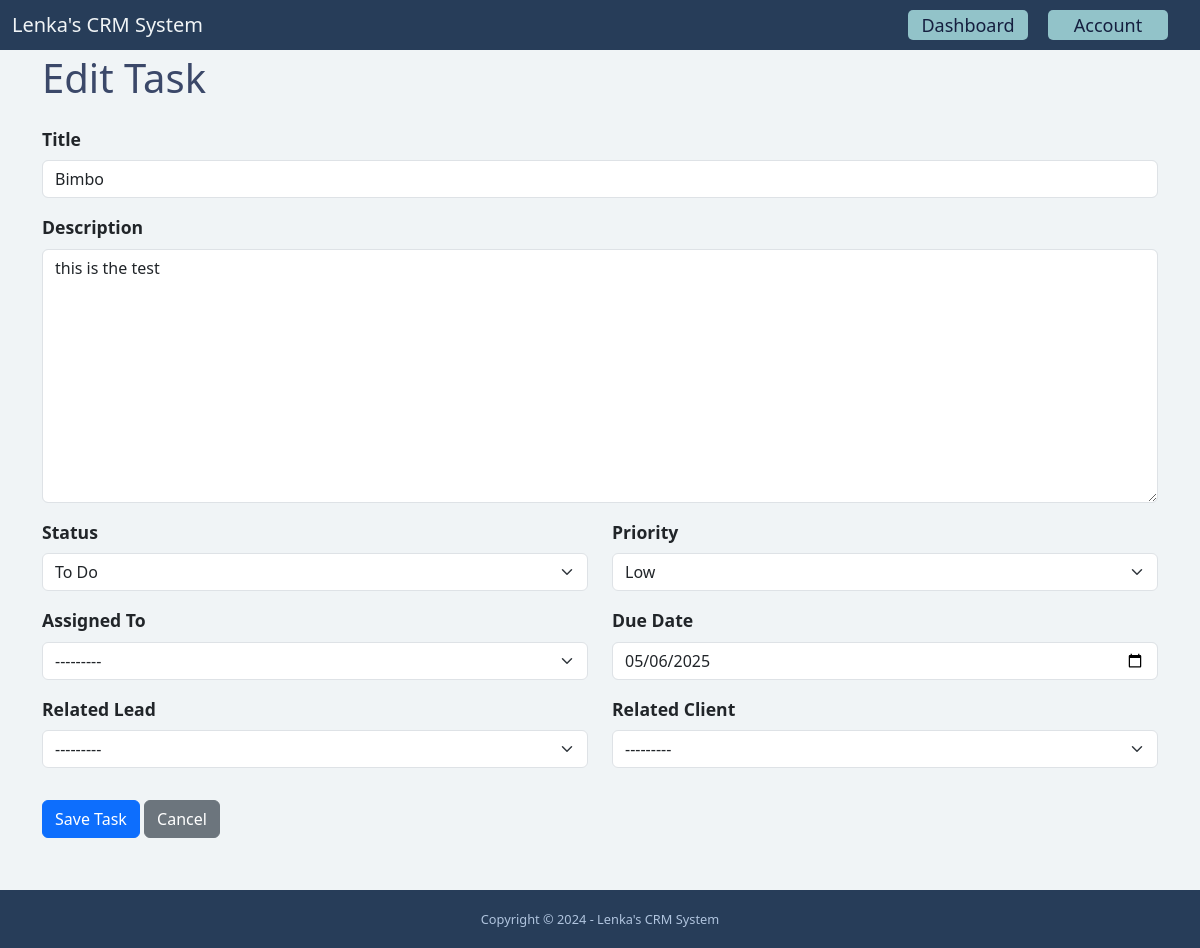
Screenshot of /dashboard/tasks/9/edit/ (signed in) with the database file from the repository.
### task/models.py (models this page shows, shortened)
class Task(models.Model):
    PRIORITY_CHOICES = (
        ('low', 'Low'),
        ('medium', 'Medium'),
        ('high', 'High'),
    )
    STATUS_CHOICES = (
        ('todo', 'To Do'),
        ('in_progress', 'In Progress'),
        ('completed', 'Completed'),
        ('canceled', 'Canceled'),
    )
    title = models.CharField(max_length=255)
    created_by = models.ForeignKey(User, related_name='tasks', on_delete=models.CASCADE)
    assigned_to = models.ForeignKey(User, related_name='assigned_tasks',
                                    on_delete=models.CASCADE,
                                    blank=True,
                                    null=True)
    lead = models.ForeignKey(Lead, related_name='tasks_lead', on_delete=models.CASCADE, null=True, blank=True)
    client = models.ForeignKey(Client, related_name='tasks_client', null=True, blank=True, on_delete=models.CASCADE)
    description = models.TextField(blank=True, null=True)
    priority = models.CharField(max_length=20, choices=PRIORITY_CHOICES, default='-')
    status = models.CharField(max_length=20, choices=STATUS_CHOICES, default='-')
    due_date = models.DateField(blank=True, null=True)
    created_at = models.DateTimeField(auto_now_add=True)
    updated_at = models.DateTimeField(auto_now=True)
    class Meta:
        ordering = ['-created_at']

### task/views.py (the view)
# urls.py: path('<int:pk>/edit/', task_edit, name='task_edit'),
@login_required
def task_edit(request, pk):
    task = get_object_or_404(Task, pk=pk)
    if not (request.user == task.created_by or request.user == task.assigned_to):
        raise PermissionDenied("You don't have permission to edit this task.")
    if request.method == 'POST':
        form = TaskForm(request.POST, instance=task)
        if form.is_valid():
            form.save()
            messages.success(request, 'Task was updated successfully.')
            return redirect('task:task_detail', pk=task.pk)
    else:
        form = TaskForm(instance=task)
    return render(request, 'task/task_form.html', {
        'form': form,
        'title': 'Edit Task',
        'task': task
    })

### task/forms.py (shortened to what this page needs)
class TaskForm(forms.ModelForm):
    class Meta:
        model = Task
        fields = ['title', 'description', 'status', 'priority', 'lead', 'client', 'assigned_to','due_date']
        widgets = {
            'due_date': forms.DateInput(attrs={
                'type': 'date',
                'class': 'form-control'
            }),
            'title': forms.TextInput(attrs={'class': 'form-control'}),
            'description': forms.Textarea(attrs={'class': 'form-control'}),
            'status': forms.Select(attrs={'class': 'form-select'}),
            'priority': forms.Select(attrs={'class': 'form-select'}),
            'assigned_to': forms.Select(attrs={'class': 'form-select'}),
            'lead': forms.Select(attrs={'class': 'form-select'}),
            'client': forms.Select(attrs={'class': 'form-select'}),
        }

### client/models.py (called while the page is built)
    def __str__(self):
        return f'{self.last_name} {self.first_name}'

### lead/models.py (called while the page is built)
    def __str__(self):
        return f'{self.first_name} {self.last_name}'

### task/templates/task/task_form.html (shortened to what this page needs)
{% extends 'base.html' %}
{% block content %}
<div class="container mt-4">
    <h1 class="mb-4">{{ title }}</h1>
    <form method="post">
        <div class="mb-3">
            <label for="{{ form.title.id_for_label }}" class="form-label">Title</label>
            {{ form.title }}
        </div>
        <div class="mb-3">
            <label for="{{ form.description.id_for_label }}" class="form-label">Description</label>
            {{ form.description }}
        </div>
        <div class="row">
            <div class="col-md-6">
                <div class="mb-3">
                    <label for="{{ form.status.id_for_label }}" class="form-label">Status</label>
                    {{ form.status }}
                </div>
            </div>
            <div class="col-md-6">
                <div class="mb-3">
                    <label for="{{ form.priority.id_for_label }}" class="form-label">Priority</label>
                    {{ form.priority }}
                </div>
            </div>
        </div>
        <div class="row">
            <div class="col-md-6">
                <div class="mb-3">
                    <label for="{{ form.assigned_to.id_for_label }}" class="form-label">Assigned To</label>
                    {{ form.assigned_to }}
                </div>
            </div>
            <div class="col-md-6">
                <div class="mb-3">
                    <label for="{{ form.due_date.id_for_label }}" class="form-label">Due Date</label>
                    {{ form.due_date }}
                </div>
            </div>
        </div>
        <div class="row">
            <div class="col-md-6">
                <div class="mb-3">
                    <label for="{{ form.lead.id_for_label }}" class="form-label">Related Lead</label>
                    {{ form.lead }}
                </div>
            </div>
            <div class="col-md-6">
                <div class="mb-3">
                    <label for="{{ form.client.id_for_label }}" class="form-label">Related Client</label>
                    {{ form.client }}
                </div>
            </div>
        </div>
        <div class="mt-3">
            <button type="submit" class="btn btn-primary">Save Task</button>
            <a href="{% url 'task:task_list' %}" class="btn btn-secondary">Cancel</a>
        </div>
    </form>
</div>
{% endblock %}

### static/styles.css (style rules this page uses)
html, body { height: 100%; margin: 0; }
body { background-color: #f0f4f6; position: relative; padding-bottom: 58px; min-height: 100vh; }
label { font-weight: bold; font-size: 1.1rem; }
h1 { color: #3b4869; }
.container { margin-top: 80px; margin-bottom: 80px; }

### rows the page displays
Task: title "Bimbo", description "this is the test", status "To Do", priority "Low", assigned_to "---------", due_date "05/06/2025", lead "---------", client "---------"

### other values shown
{{ title }} "Edit Task"
